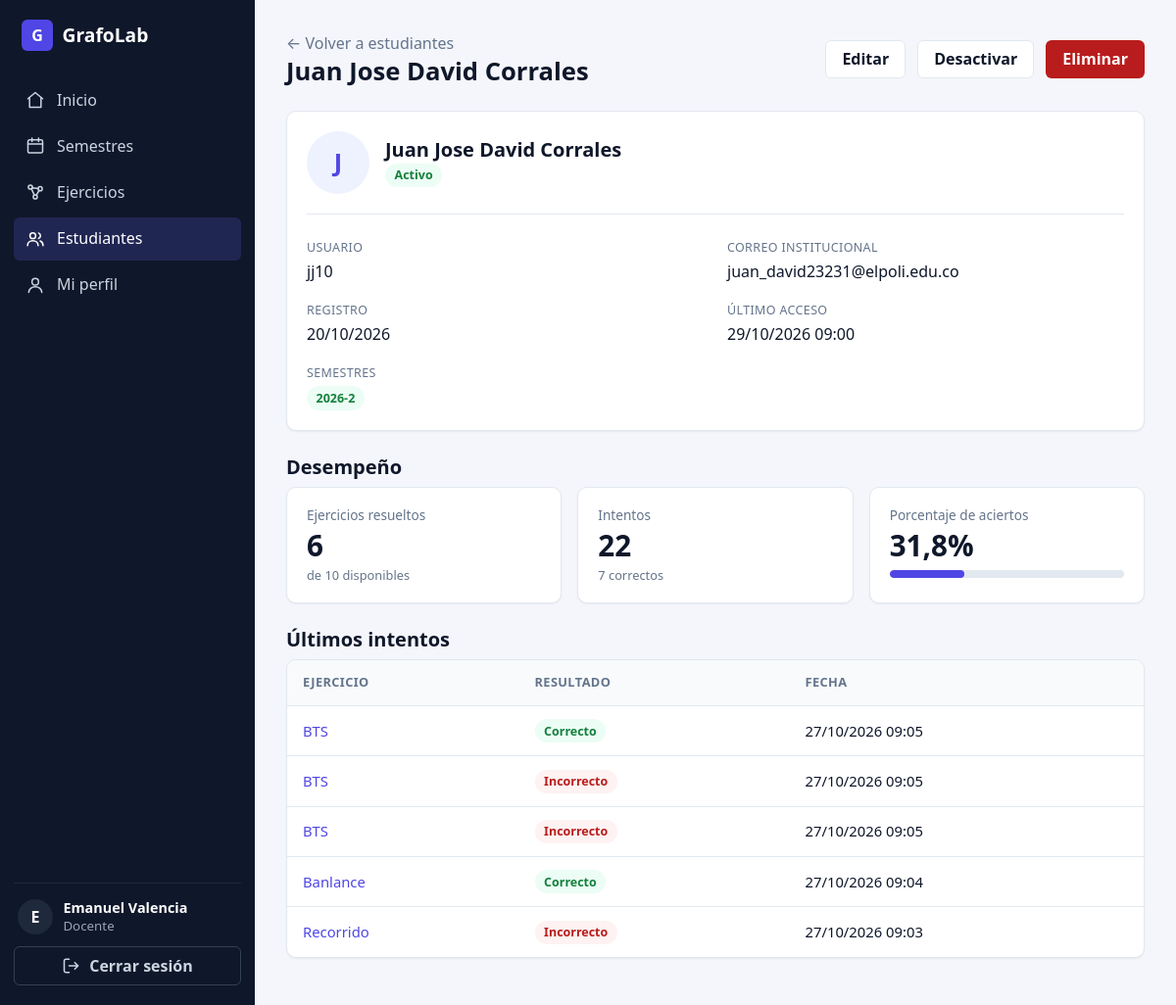
The page /users/students/2/ (signed in) on the database its author committed.
### apps/users/models.py (models this page shows, shortened)
class User(AbstractUser):
    class Role(models.TextChoices):
        ADMIN = "admin", "Administrador (docente)"
        STUDENT = "student", "Estudiante"
    role = models.CharField(max_length=10, choices=Role.choices, default=Role.STUDENT, db_column='id_role')
    @property
    def is_teacher(self):
        return self.role == self.Role.ADMIN

### apps/core/models.py (models this page shows, shortened)
class Semester(models.Model):
    name = models.CharField(max_length=20, unique=True)
    is_active = models.BooleanField(default=True)
    students = models.ManyToManyField(settings.AUTH_USER_MODEL, blank=True, related_name="semesters", limit_choices_to={"role": "student"})
    class Meta:
        ordering = ["-name"]

### apps/modules/models.py (models this page shows, shortened)
class Attempt(models.Model):
    exercise = models.ForeignKey(Exercise, on_delete=models.CASCADE, related_name="attempts")
    student = models.ForeignKey(settings.AUTH_USER_MODEL, on_delete=models.CASCADE, related_name="attempts")
    answer = models.JSONField()
    is_correct = models.BooleanField()
    feedback = models.JSONField(default=dict)           # qué celdas/grados están mal
    created_at = models.DateTimeField(auto_now_add=True)
    class Meta:
        ordering = ["-created_at"]

class Exercise(models.Model):
    class Category(models.TextChoices):
        GRAPH = "graph", "Grafos"
        TREE = "tree", "Árboles binarios"
    class Kind(models.TextChoices):
        ADJACENCY_MATRIX = "adjacency_matrix", "Matriz de adyacencia y grados"
        DIJKSTRA = "dijkstra", "Dijkstra"
        MST = "mst", "Árbol de expansión mínima"
        CONNECTIVITY = "connectivity", "Conexidad y ciclos"
        COLORING = "coloring", "Coloreo de grafos"
        BST_BUILD = "bst_build", "Construcción de BST"
        TRAVERSAL = "traversal", "Recorridos"
        BALANCE = "balance", "Balanceo"
        TREE_METRICS = "tree_metrics", "Altura, profundidad y hojas"
        EXPRESSION_TREE = "expression_tree", "Árbol de expresión"
    semester = models.ForeignKey(Semester, on_delete=models.CASCADE, related_name="exercises")
    created_by = models.ForeignKey(settings.AUTH_USER_MODEL, on_delete=models.PROTECT)
    title = models.CharField(max_length=150)
    statement = models.TextField()                      # enunciado
    category = models.CharField(max_length=10, choices=Category.choices)
    kind = models.CharField(max_length=30, choices=Kind.choices)
    data = models.JSONField(default=dict)               # grafo/árbol inicial
    is_published = models.BooleanField(default=False)
    created_at = models.DateTimeField(auto_now_add=True)
    class Meta:
        ordering = ["-created_at"]

### apps/users/views.py (the view)
# urls.py: path("students/<int:pk>/", views.StudentDetailView.as_view(), name="student_detail"),
class StudentDetailView(StudentQuerysetMixin, DetailView):
    template_name = "users/student_detail.html"
    context_object_name = "student"
    def get_context_data(self, **kwargs):
        context = super().get_context_data(**kwargs)
        context["summary"] = student_summary(self.object)
        context["semesters"] = self.object.semesters.all()
        return context

### apps/core/metrics.py (called while the page is built)
def percentage(part, total):
    return round(part * 100 / total, 1) if total else 0.0

def student_summary(user):
    available = visible_exercises(user)
    attempts = Attempt.objects.filter(student=user)
    total = attempts.count()
    correct = attempts.filter(is_correct=True).count()
    available_count = available.count()
    solved = (attempts.filter(is_correct=True, exercise__in=available)
              .values("exercise").distinct().count())
    return {
        "available": available_count,
        "solved": solved,
        "pending": available_count - solved,
        "progress": percentage(solved, available_count),
        "attempts": total,
        "correct": correct,
        "accuracy": percentage(correct, total),
        "recent": list(attempts.select_related("exercise")[:5]),
    }

### apps/modules/selectors.py (called while the page is built)
def visible_exercises(user):
    return (Exercise.objects
            .filter(is_published=True, semester__is_active=True, semester__students=user)
            .select_related("semester"))

### apps/users/mixins.py (called while the page is built)
    def test_func(self):
        return self.request.user.is_teacher

### apps/users/views.py (called while the page is built)
    def get_queryset(self):
        return (User.objects.filter(role=User.Role.STUDENT).order_by("last_name", "first_name", "username"))

### apps/users/templates/users/student_detail.html (shortened to what this page needs)
{% extends 'base.html' %}
{% load l10n %}
{% block content %}
<div data-student>
  <div class="page-header">
    <div>
      <a href="{% url 'users:student_list' %}" class="text-muted">&larr; Volver a estudiantes</a>
      <h1 class="page-title">{{ student.get_full_name|default:student.username }}</h1>
    </div>
    <div class="header-actions">
      <a href="{% url 'users:student_update' student.pk %}" class="btn btn-secondary">Editar</a>
      <button type="button" class="btn btn-secondary"
              data-toggle-active
              data-url="{% url 'users:student_toggle' student.pk %}"
              data-active="{% if student.is_active %}true{% else %}false{% endif %}"
              data-confirm="¿Desactivar esta cuenta? El estudiante no podrá iniciar sesión.">
        {% if student.is_active %}Desactivar{% else %}Activar{% endif %}
      </button>
      <a href="{% url 'users:student_delete' student.pk %}" class="btn btn-danger">Eliminar</a>
    </div>
  </div>
  <div class="card">
    <div class="profile-header">
      <span class="avatar-lg">{{ student.username|first|upper }}</span>
      <div>
        <h2 class="mb-0">{{ student.get_full_name|default:student.username }}</h2>
        <span data-status-badge
              class="badge {% if student.is_active %}badge-success{% else %}badge-danger{% endif %}">
          {% if student.is_active %}Activo{% else %}Inactivo{% endif %}
        </span>
      </div>
    </div>
    <dl class="detail-list">
      <div>
        <dt>Usuario</dt>
        <dd>{{ student.username }}</dd>
      </div>
      <div>
        <dt>Correo institucional</dt>
        <dd>{{ student.email|default:"—" }}</dd>
      </div>
      <div>
        <dt>Registro</dt>
        <dd>{{ student.date_joined|date:"d/m/Y" }}</dd>
      </div>
      <div>
        <dt>Último acceso</dt>
        <dd>{{ student.last_login|date:"d/m/Y H:i"|default:"—" }}</dd>
      </div>
      <div class="detail-full">
        <dt>Semestres</dt>
        <dd>
          {% for semester in semesters %}
            <a href="{% url 'core:semester_detail' semester.pk %}"
               class="badge {% if semester.is_active %}badge-success{% else %}badge-neutral{% endif %}">
              {{ semester.name }}
            </a>
          {% empty %}
            <span class="text-muted">No está inscrito en ningún semestre.</span>
          {% endfor %}
        </dd>
      </div>
    </dl>
  </div>
</div>
<h2>Desempeño</h2>
<div class="stats-grid">
  <div class="stat-card">
    <span class="stat-label">Ejercicios resueltos</span>
    <span class="stat-value">{{ summary.solved }}</span>
    <span class="stat-hint">de {{ summary.available }} disponibles</span>
  </div>
  <div class="stat-card">
    <span class="stat-label">Intentos</span>
    <span class="stat-value">{{ summary.attempts }}</span>
    <span class="stat-hint">{{ summary.correct }} correctos</span>
  </div>
  <div class="stat-card">
    <span class="stat-label">Porcentaje de aciertos</span>
    <span class="stat-value">{{ summary.accuracy }}%</span>
    <div class="progress" style="margin-top: 0.5rem;">
      <div class="progress-bar" data-width="{{ summary.accuracy|unlocalize }}"></div>
    </div>
  </div>
</div>
<h2>Últimos intentos</h2>
<div class="table-wrap">
  <table class="table">
    <thead>
      <tr>
        <th>Ejercicio</th>
        <th>Resultado</th>
        <th>Fecha</th>
      </tr>
    </thead>
    <tbody>
      {% for attempt in summary.recent %}
        <tr>
          <td>
            <a href="{% url 'modules:manage_detail' attempt.exercise.pk %}">{{ attempt.exercise.title }}</a>
          </td>
          <td>
            {% if attempt.is_correct %}
              <span class="badge badge-success">Correcto</span>
            {% else %}
              <span class="badge badge-danger">Incorrecto</span>
            {% endif %}
          </td>
          <td>{{ attempt.created_at|date:"d/m/Y H:i" }}</td>
        </tr>
      {% empty %}
        <tr>
          <td colspan="3" class="empty-state">Este estudiante aún no tiene intentos.</td>
        </tr>
      {% endfor %}
    </tbody>
  </table>
</div>
{% endblock %}

### templates/partials/sidebar.html (shortened to what this page needs)
{% with ns=request.resolver_match.namespace|default:'' name=request.resolver_match.url_name|default:'' %}
<aside class="sidebar" id="sidebar" aria-label="Navegación principal">
  <a class="sidebar-brand" href="{% url 'core:dashboard' %}">
    <span class="brand-mark">G</span>
    <span>GrafoLab</span>
  </a>
  <nav class="sidebar-nav">
    <a href="{% url 'core:dashboard' %}"
       class="nav-link{% if ns == 'core' and name == 'dashboard' %} active{% endif %}">
      <svg class="icon" viewBox="0 0 24 24" aria-hidden="true"><path d="M3 10.5 12 3l9 7.5"/><path d="M5 9.5V21h14V9.5"/></svg>
      Inicio
    </a>
    {% if user.is_teacher %}
      <a href="{% url 'core:semester_list' %}"
         class="nav-link{% if ns == 'core' and 'semester' in name %} active{% endif %}">
        <svg class="icon" viewBox="0 0 24 24" aria-hidden="true"><rect x="3" y="4.5" width="18" height="16" rx="2"/><path d="M3 9.5h18M8 2.5v4M16 2.5v4"/></svg>
        Semestres
      </a>
      <a href="{% url 'modules:manage_list' %}"
         class="nav-link{% if ns == 'modules' and 'manage' in name %} active{% endif %}">
        <svg class="icon" viewBox="0 0 24 24" aria-hidden="true"><circle cx="6" cy="6" r="2.5"/><circle cx="18" cy="8" r="2.5"/><circle cx="12" cy="18" r="2.5"/><path d="M8.2 7l7.6.7M7.4 8.2l3.4 7.6M16.7 10.2l-3.6 5.9"/></svg>
        Ejercicios
      </a>
      <a href="{% url 'users:student_list' %}"
         class="nav-link{% if ns == 'users' and 'student' in name %} active{% endif %}">
        <svg class="icon" viewBox="0 0 24 24" aria-hidden="true"><circle cx="9" cy="8" r="3.5"/><path d="M2.5 20c0-3.6 2.9-6 6.5-6s6.5 2.4 6.5 6"/><path d="M16 4.7a3.5 3.5 0 0 1 0 6.6M18 14.3c2.2.7 3.5 2.6 3.5 5.7"/></svg>
        Estudiantes
      </a>
    {% endif %}
    <a href="{% url 'users:profile' %}"
       class="nav-link{% if ns == 'users' and 'profile' in name %} active{% endif %}">
      <svg class="icon" viewBox="0 0 24 24" aria-hidden="true"><circle cx="12" cy="8" r="4"/><path d="M4 21c0-4 3.6-7 8-7s8 3 8 7"/></svg>
      Mi perfil
    </a>
  </nav>
  <div class="sidebar-footer">
    <div class="user-box">
      <span class="avatar">{{ user.username|first|upper }}</span>
      <div class="user-info">
        <strong>{{ user.get_full_name|default:user.username }}</strong>
        <small>{% if user.is_teacher %}Docente{% else %}Estudiante{% endif %}</small>
      </div>
    </div>
    <form method="post" action="{% url 'users:signout' %}">
      <button type="submit" class="btn btn-ghost btn-block">
        <svg class="icon" viewBox="0 0 24 24" aria-hidden="true"><path d="M9 4H5a2 2 0 0 0-2 2v12a2 2 0 0 0 2 2h4M16 8l4 4-4 4M20 12H9"/></svg>
        Cerrar sesión
      </button>
    </form>
  </div>
</aside>
{% endwith %}

### rows shown on the page
User: username|first "E", get_full_name "Emanuel Valencia"
User: get_full_name "Juan Jose David Corrales", username|first "J", username "jj10", email "juan_david23231@elpoli.edu.co", date_joined "20/10/2026", last_login "29/10/2026 09:00"
Semester: name "2026-2"
Attempt: exercise "BTS", is_correct "Correcto", created_at "27/10/2026 09:05"
Attempt: exercise "BTS", is_correct "Incorrecto", created_at "27/10/2026 09:05"
Attempt: exercise "BTS", is_correct "Incorrecto", created_at "27/10/2026 09:05"
Attempt: exercise "Banlance", is_correct "Correcto", created_at "27/10/2026 09:04"
Attempt: exercise "Recorrido", is_correct "Incorrecto", created_at "27/10/2026 09:03"

### other values the page prints
{{ summary.solved }} "6"
{{ summary.available }} "10"
{{ summary.attempts }} "22"
{{ summary.correct }} "7"
{{ summary.accuracy }} "31,8"
